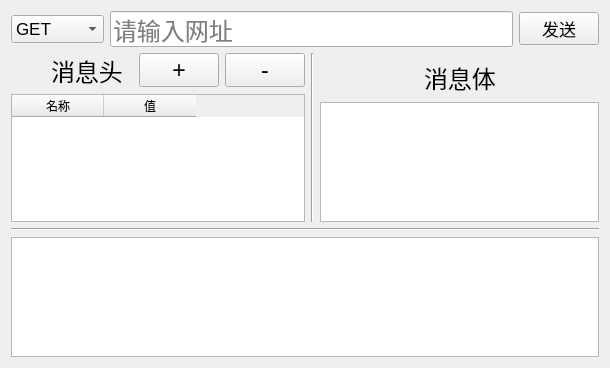
<?xml version="1.0" encoding="UTF-8"?>
<ui version="4.0">
 <class>Form</class>
 <widget class="QWidget" name="Form">
  <property name="geometry">
   <rect>
    <x>0</x>
    <y>0</y>
    <width>610</width>
    <height>368</height>
   </rect>
  </property>
  <property name="windowTitle">
   <string>HTTP测试</string>
  </property>
  <layout class="QVBoxLayout" name="verticalLayout_3">
   <item>
    <layout class="QHBoxLayout" name="horizontalLayout">
     <item>
      <widget class="QComboBox" name="comboBox">
       <property name="font">
        <font>
         <pointsize>13</pointsize>
        </font>
       </property>
       <property name="currentText">
        <string>GET</string>
       </property>
       <item>
        <property name="text">
         <string>GET</string>
        </property>
       </item>
       <item>
        <property name="text">
         <string>POST</string>
        </property>
       </item>
       <item>
        <property name="text">
         <string>DELETE</string>
        </property>
       </item>
      </widget>
     </item>
     <item>
      <widget class="QLineEdit" name="lineEdit">
       <property name="font">
        <font>
         <pointsize>18</pointsize>
        </font>
       </property>
       <property name="placeholderText">
        <string>请输入网址</string>
       </property>
      </widget>
     </item>
     <item>
      <widget class="QPushButton" name="button">
       <property name="font">
        <font>
         <pointsize>13</pointsize>
        </font>
       </property>
       <property name="text">
        <string>发送</string>
       </property>
       <property name="autoDefault">
        <bool>false</bool>
       </property>
      </widget>
     </item>
    </layout>
   </item>
   <item>
    <layout class="QHBoxLayout" name="horizontalLayout_3">
     <item>
      <layout class="QVBoxLayout" name="verticalLayout_2">
       <item>
        <layout class="QHBoxLayout" name="horizontalLayout_2">
         <property name="leftMargin">
          <number>0</number>
         </property>
         <item>
          <spacer name="horizontalSpacer_2">
           <property name="orientation">
            <enum>Qt::Horizontal</enum>
           </property>
           <property name="sizeHint" stdset="0">
            <size>
             <width>40</width>
             <height>20</height>
            </size>
           </property>
          </spacer>
         </item>
         <item>
          <widget class="QLabel" name="label">
           <property name="sizePolicy">
            <sizepolicy hsizetype="Fixed" vsizetype="Minimum">
             <horstretch>5</horstretch>
             <verstretch>0</verstretch>
            </sizepolicy>
           </property>
           <property name="font">
            <font>
             <pointsize>18</pointsize>
            </font>
           </property>
           <property name="text">
            <string>消息头</string>
           </property>
          </widget>
         </item>
         <item>
          <spacer name="horizontalSpacer">
           <property name="orientation">
            <enum>Qt::Horizontal</enum>
           </property>
           <property name="sizeHint" stdset="0">
            <size>
             <width>10</width>
             <height>10</height>
            </size>
           </property>
          </spacer>
         </item>
         <item>
          <widget class="QPushButton" name="button_2">
           <property name="sizePolicy">
            <sizepolicy hsizetype="Fixed" vsizetype="Fixed">
             <horstretch>1</horstretch>
             <verstretch>0</verstretch>
            </sizepolicy>
           </property>
           <property name="font">
            <font>
             <pointsize>17</pointsize>
            </font>
           </property>
           <property name="text">
            <string>+</string>
           </property>
          </widget>
         </item>
         <item>
          <widget class="QPushButton" name="button_3">
           <property name="sizePolicy">
            <sizepolicy hsizetype="Fixed" vsizetype="Fixed">
             <horstretch>1</horstretch>
             <verstretch>0</verstretch>
            </sizepolicy>
           </property>
           <property name="font">
            <font>
             <pointsize>17</pointsize>
            </font>
           </property>
           <property name="text">
            <string>-</string>
           </property>
          </widget>
         </item>
        </layout>
       </item>
       <item>
        <widget class="QTableWidget" name="table">
         <property name="sizePolicy">
          <sizepolicy hsizetype="Expanding" vsizetype="Expanding">
           <horstretch>0</horstretch>
           <verstretch>5</verstretch>
          </sizepolicy>
         </property>
         <property name="maximumSize">
          <size>
           <width>16777215</width>
           <height>16777215</height>
          </size>
         </property>
         <attribute name="horizontalHeaderVisible">
          <bool>true</bool>
         </attribute>
         <attribute name="horizontalHeaderCascadingSectionResizes">
          <bool>false</bool>
         </attribute>
         <attribute name="horizontalHeaderMinimumSectionSize">
          <number>61</number>
         </attribute>
         <attribute name="horizontalHeaderDefaultSectionSize">
          <number>92</number>
         </attribute>
         <attribute name="horizontalHeaderShowSortIndicator" stdset="0">
          <bool>false</bool>
         </attribute>
         <column>
          <property name="text">
           <string>名称</string>
          </property>
         </column>
         <column>
          <property name="text">
           <string>值</string>
          </property>
         </column>
        </widget>
       </item>
      </layout>
     </item>
     <item>
      <widget class="Line" name="line">
       <property name="orientation">
        <enum>Qt::Vertical</enum>
       </property>
      </widget>
     </item>
     <item>
      <layout class="QVBoxLayout" name="verticalLayout">
       <property name="leftMargin">
        <number>0</number>
       </property>
       <item>
        <layout class="QHBoxLayout" name="horizontalLayout_5">
         <property name="spacing">
          <number>0</number>
         </property>
         <property name="topMargin">
          <number>7</number>
         </property>
         <item>
          <spacer name="horizontalSpacer_3">
           <property name="orientation">
            <enum>Qt::Horizontal</enum>
           </property>
           <property name="sizeHint" stdset="0">
            <size>
             <width>40</width>
             <height>20</height>
            </size>
           </property>
          </spacer>
         </item>
         <item>
          <widget class="QLabel" name="label_2">
           <property name="sizePolicy">
            <sizepolicy hsizetype="Fixed" vsizetype="Fixed">
             <horstretch>0</horstretch>
             <verstretch>0</verstretch>
            </sizepolicy>
           </property>
           <property name="font">
            <font>
             <pointsize>18</pointsize>
            </font>
           </property>
           <property name="text">
            <string>消息体</string>
           </property>
          </widget>
         </item>
         <item>
          <spacer name="horizontalSpacer_4">
           <property name="orientation">
            <enum>Qt::Horizontal</enum>
           </property>
           <property name="sizeHint" stdset="0">
            <size>
             <width>40</width>
             <height>20</height>
            </size>
           </property>
          </spacer>
         </item>
        </layout>
       </item>
       <item>
        <layout class="QVBoxLayout" name="verticalLayout_4">
         <property name="leftMargin">
          <number>0</number>
         </property>
         <property name="topMargin">
          <number>1</number>
         </property>
         <item>
          <widget class="QPlainTextEdit" name="textEdit_2"/>
         </item>
        </layout>
       </item>
      </layout>
     </item>
    </layout>
   </item>
   <item>
    <widget class="Line" name="line_2">
     <property name="orientation">
      <enum>Qt::Horizontal</enum>
     </property>
    </widget>
   </item>
   <item>
    <widget class="QPlainTextEdit" name="textEdit">
     <property name="font">
      <font>
       <pointsize>13</pointsize>
      </font>
     </property>
     <property name="mouseTracking">
      <bool>false</bool>
     </property>
     <property name="placeholderText">
      <string/>
     </property>
    </widget>
   </item>
  </layout>
 </widget>
 <resources/>
 <connections/>
</ui>
